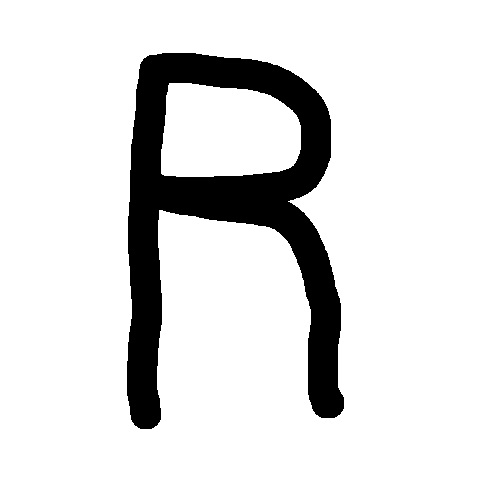
#> input picture lab4/R.jpg, 500 x 500 px
$ python lab4_7.py
#> lines starting #> are read from the running program, lines starting #| are printed output that depends on the picture; after the words box and inside, x2 and y2 are one past the last pixel; in counts of white or black regions, pixels touching at a corner belong together
import cv2
import numpy as np

img = cv2.imread("R.jpg",0)
#> img is the input picture: shape (500, 500); min 0, max 255, mean 223.5
size = np.size(img)
#> size = 250000
skel = np.zeros(img.shape,np.uint8)
ret, thresh = cv2.threshold(img, 127, 255, cv2.THRESH_BINARY_INV)
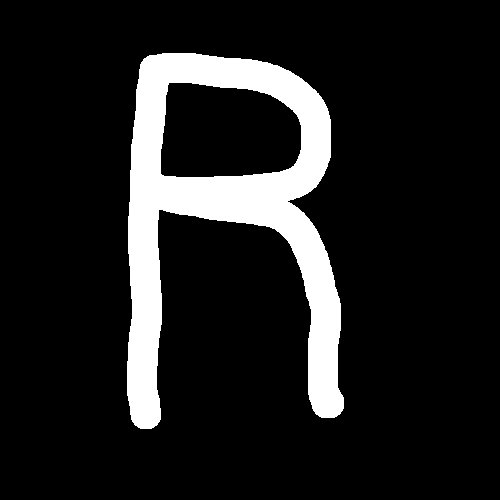
#> thresh: shape (500, 500); 12.4% white; 1 white region, box (x1, y1, x2, y2) and area: (127, 53, 344, 429) 30905
kernel =  cv2.getStructuringElement(cv2.MORPH_CROSS,(3,3))
done = False

while( not done):
    eroded = cv2.erode(thresh,kernel)
    temp = cv2.dilate(eroded,kernel)
    temp = cv2.subtract(thresh,temp)
    skel = cv2.bitwise_or(skel,temp)
    thresh = eroded.copy()

    zeros = size - cv2.countNonZero(thresh)
    if zeros==size:
        done = True
#> this loop made 27 passes
#> zeros on passes 1 to 12: 220943, 222790, 224630, 226469, 228308, 230147, 231986, 233820, 235654, 237487, 239315, 241138
#> pass 1, `eroded = cv2.erode(thresh,kernel)`:
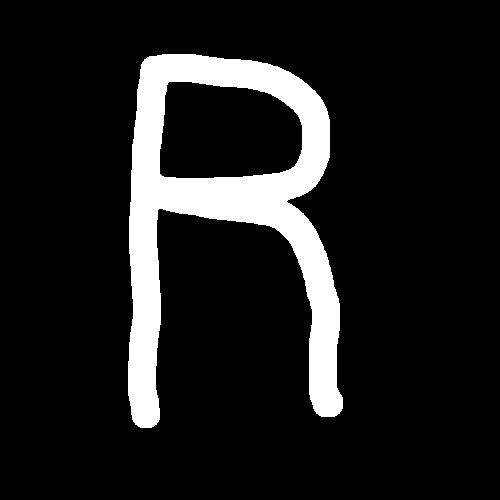
#> eroded: shape (500, 500); 11.6% white; 1 white region, box (x1, y1, x2, y2) and area: (128, 54, 343, 428) 29057
#> pass 1, `temp = cv2.subtract(thresh,temp)`:
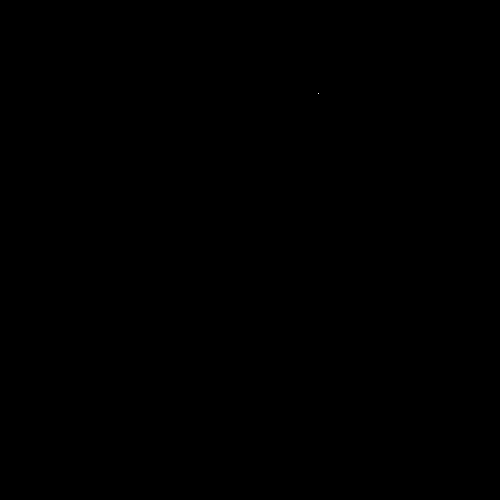
#> temp: shape (500, 500); 0% white in thin lines or dots, all inside (x1, y1, x2, y2) = (318, 93, 319, 94)
#> pass 2, `eroded = cv2.erode(thresh,kernel)`:
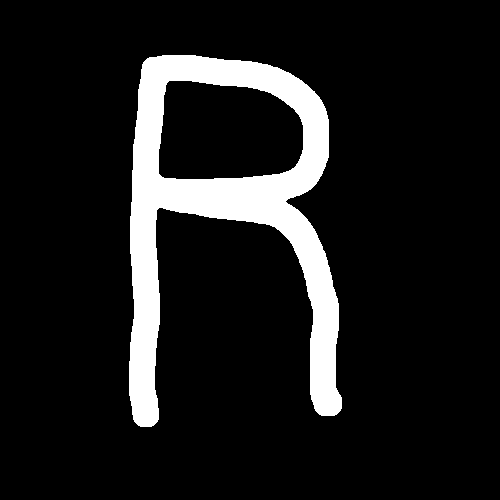
#> eroded: shape (500, 500); 10.9% white; 1 white region, box (x1, y1, x2, y2) and area: (129, 55, 342, 427) 27210
#> after the loop: eroded: shape (500, 500); every value is 0
#> after the loop:
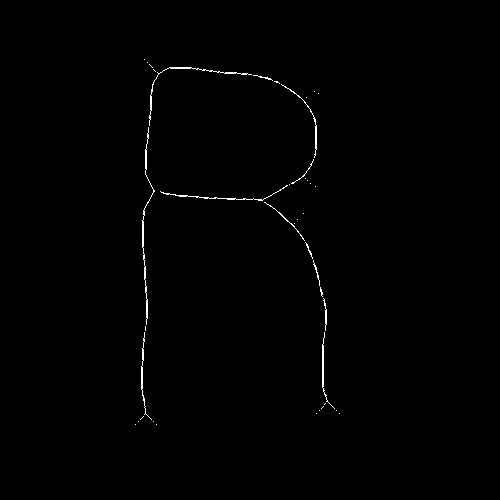
#> skel: shape (500, 500); 0.54% white in thin lines or dots, all inside (x1, y1, x2, y2) = (135, 59, 340, 425)

combined = cv2.bitwise_or(img, skel)

cv2.imshow("Oryginalny obraz polaczony ze szkieletem", combined)
cv2.waitKey(0)
cv2.destroyAllWindows()
